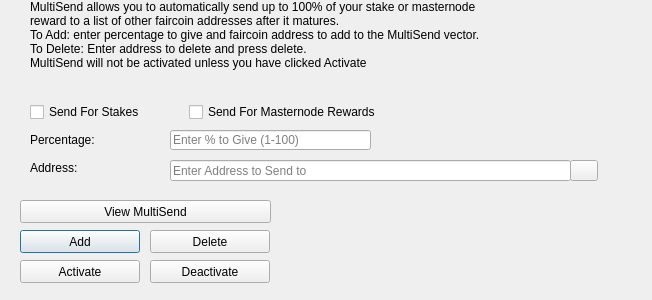
<?xml version="1.0" encoding="UTF-8"?>
<ui version="4.0">
 <class>MultiSendDialog</class>
 <widget class="QDialog" name="MultiSendDialog">
  <property name="windowModality">
   <enum>Qt::NonModal</enum>
  </property>
  <property name="geometry">
   <rect>
    <x>0</x>
    <y>0</y>
    <width>652</width>
    <height>300</height>
   </rect>
  </property>
  <property name="windowTitle">
   <string>MultiSend</string>
  </property>
  <widget class="QLineEdit" name="multiSendPercentEdit">
   <property name="geometry">
    <rect>
     <x>170</x>
     <y>130</y>
     <width>201</width>
     <height>20</height>
    </rect>
   </property>
   <property name="toolTip">
    <string>Enter whole numbers 1 - 100</string>
   </property>
   <property name="placeholderText">
    <string>Enter % to Give (1-100)</string>
   </property>
  </widget>
  <widget class="QLineEdit" name="multiSendAddressEdit">
   <property name="geometry">
    <rect>
     <x>170</x>
     <y>160</y>
     <width>401</width>
     <height>21</height>
    </rect>
   </property>
   <property name="toolTip">
    <string/>
   </property>
   <property name="placeholderText">
    <string>Enter Address to Send to</string>
   </property>
  </widget>
  <widget class="QLabel" name="label_2">
   <property name="geometry">
    <rect>
     <x>30</x>
     <y>0</y>
     <width>451</width>
     <height>121</height>
    </rect>
   </property>
   <property name="lineWidth">
    <number>1</number>
   </property>
   <property name="text">
    <string>MultiSend allows you to automatically send up to 100% of your stake or masternode reward to a list of other faircoin addresses after it matures.
To Add: enter percentage to give and faircoin address to add to the MultiSend vector.
To Delete: Enter address to delete and press delete.
MultiSend will not be activated unless you have clicked Activate</string>
   </property>
   <property name="alignment">
    <set>Qt::AlignLeading|Qt::AlignLeft|Qt::AlignTop</set>
   </property>
   <property name="wordWrap">
    <bool>true</bool>
   </property>
  </widget>
  <widget class="QLabel" name="message">
   <property name="geometry">
    <rect>
     <x>290</x>
     <y>200</y>
     <width>351</width>
     <height>91</height>
    </rect>
   </property>
   <property name="text">
    <string/>
   </property>
  </widget>
  <widget class="QPushButton" name="addButton">
   <property name="geometry">
    <rect>
     <x>20</x>
     <y>230</y>
     <width>120</width>
     <height>23</height>
    </rect>
   </property>
   <property name="toolTip">
    <string/>
   </property>
   <property name="statusTip">
    <string>Add to MultiSend Vector</string>
   </property>
   <property name="text">
    <string>Add</string>
   </property>
  </widget>
  <widget class="QPushButton" name="disableButton">
   <property name="geometry">
    <rect>
     <x>150</x>
     <y>260</y>
     <width>120</width>
     <height>23</height>
    </rect>
   </property>
   <property name="statusTip">
    <string>Deactivate MultiSend</string>
   </property>
   <property name="text">
    <string>Deactivate</string>
   </property>
  </widget>
  <widget class="QPushButton" name="addressBookButton">
   <property name="geometry">
    <rect>
     <x>570</x>
     <y>160</y>
     <width>28</width>
     <height>21</height>
    </rect>
   </property>
   <property name="toolTip">
    <string>Choose an address from the address book</string>
   </property>
   <property name="text">
    <string/>
   </property>
   <property name="icon">
    <iconset resource="../faircoin.qrc">
     <normaloff>:/icons/address-book</normaloff>:/icons/address-book</iconset>
   </property>
   <property name="shortcut">
    <string>Alt+A</string>
   </property>
   <property name="autoDefault">
    <bool>false</bool>
   </property>
  </widget>
  <widget class="QLabel" name="label">
   <property name="geometry">
    <rect>
     <x>30</x>
     <y>130</y>
     <width>121</width>
     <height>20</height>
    </rect>
   </property>
   <property name="toolTip">
    <string>Percentage of stake to send</string>
   </property>
   <property name="text">
    <string>Percentage:</string>
   </property>
  </widget>
  <widget class="QLabel" name="label_5">
   <property name="geometry">
    <rect>
     <x>30</x>
     <y>160</y>
     <width>111</width>
     <height>16</height>
    </rect>
   </property>
   <property name="toolTip">
    <string>Address to send portion of stake to</string>
   </property>
   <property name="text">
    <string>Address:</string>
   </property>
  </widget>
  <widget class="QPushButton" name="deleteButton">
   <property name="geometry">
    <rect>
     <x>150</x>
     <y>230</y>
     <width>120</width>
     <height>23</height>
    </rect>
   </property>
   <property name="toolTip">
    <string/>
   </property>
   <property name="statusTip">
    <string>Delete Address From MultiSend Vector</string>
   </property>
   <property name="text">
    <string>Delete</string>
   </property>
  </widget>
  <widget class="QPushButton" name="activateButton">
   <property name="geometry">
    <rect>
     <x>20</x>
     <y>260</y>
     <width>120</width>
     <height>23</height>
    </rect>
   </property>
   <property name="statusTip">
    <string>Activate MultiSend</string>
   </property>
   <property name="text">
    <string>Activate</string>
   </property>
  </widget>
  <widget class="QPushButton" name="viewButton">
   <property name="geometry">
    <rect>
     <x>20</x>
     <y>200</y>
     <width>251</width>
     <height>23</height>
    </rect>
   </property>
   <property name="toolTip">
    <string/>
   </property>
   <property name="statusTip">
    <string>View MultiSend Vector</string>
   </property>
   <property name="text">
    <string>View MultiSend</string>
   </property>
  </widget>
  <widget class="QWidget" name="horizontalLayoutWidget">
   <property name="geometry">
    <rect>
     <x>30</x>
     <y>100</y>
     <width>351</width>
     <height>24</height>
    </rect>
   </property>
   <layout class="QHBoxLayout" name="horizontalLayout">
    <item>
     <widget class="QCheckBox" name="multiSendStakeCheckBox">
      <property name="text">
       <string>Send For Stakes</string>
      </property>
     </widget>
    </item>
    <item>
     <widget class="QCheckBox" name="multiSendMasternodeCheckBox">
      <property name="text">
       <string>Send For Masternode Rewards</string>
      </property>
     </widget>
    </item>
   </layout>
  </widget>
 </widget>
 <resources>
  <include location="../faircoin.qrc"/>
 </resources>
 <connections/>
</ui>
